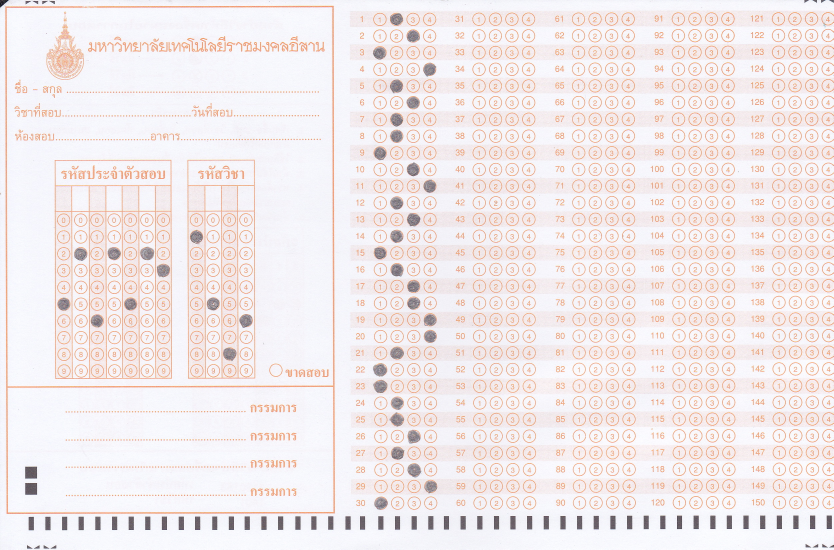
%> input picture file_project/test app/a3.jpg, 2500 x 1648 px (shown at 1/3 size)
$ octave answer1.m   (GNU Octave 9; MATLAB toolbox functions it lacks are replaced by stand-ins)
%> lines starting %> are read from the running program, lines starting %| are printed output that depends on the picture; in (x1, y1, x2, y2) boxes, pixels count from 0 and x2, y2 are one past the last pixel; in counts of white or black regions, pixels touching at a corner belong together; the program's own positions count from 1
clear all
close all
clc

I = imread('a3.jpg');
%> I is the input picture: size 1648x2500x3 uint8; mean R, G, B 242.3, 233.8, 234.4
figure(1), imshow(I), title('color');

J = rgb2gray(I);
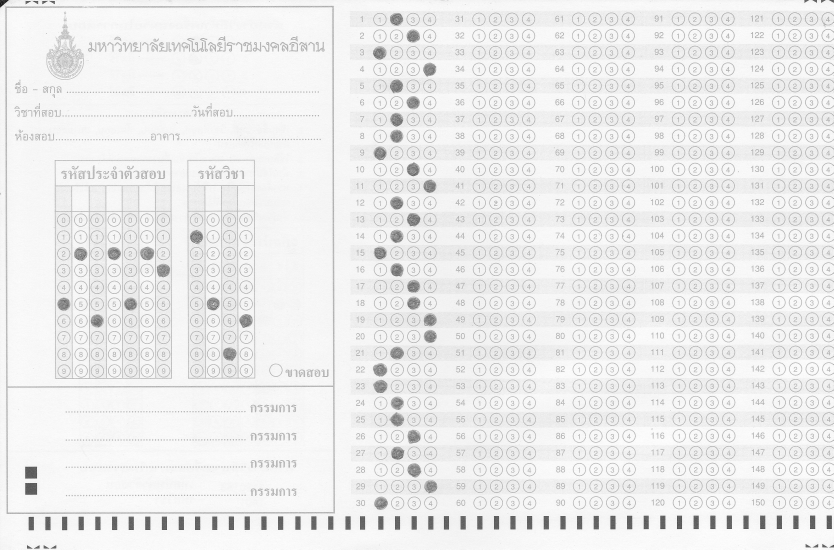
%> J: size 1648x2500 uint8 (shown at 1/3 size); min 1, max 255, mean 236.4
figure(2), imshow(J), title('gray');

K = im2bw(J);
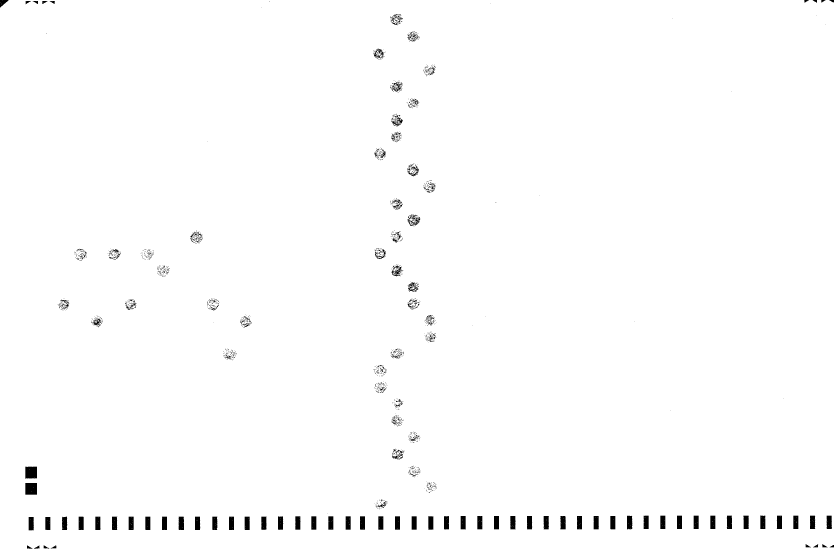
%> K: size 1648x2500 logical (shown at 1/3 size); 98.9% white; 1668 black regions (1494 under 20 px), largest, box (x1, y1, x2, y2) and area: (76, 1400, 111, 1436) 1226, (76, 1449, 111, 1484) 1223, (536, 1550, 552, 1590) 623
figure(3), imshow(K), title('bw');

L = 1-K;
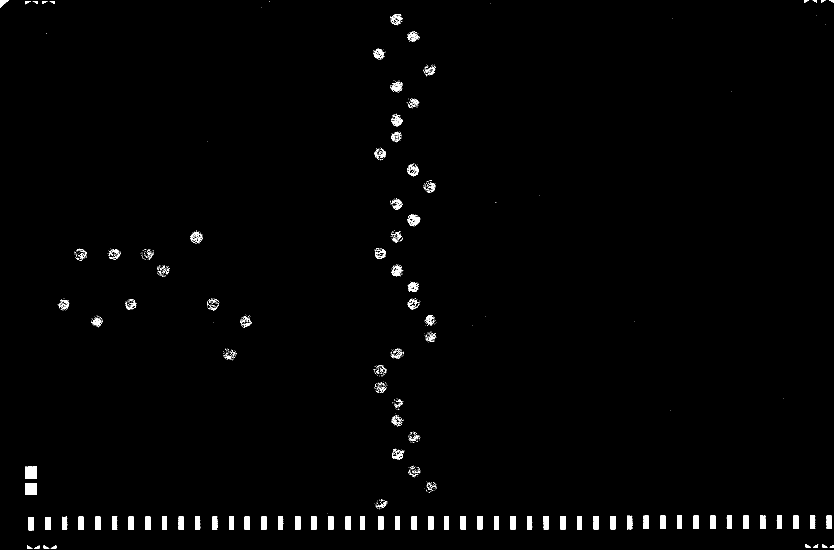
%> L: size 1648x2500 double (shown at 1/3 size); values 0 (black) and 1 (white), 1.1% white; 1668 white regions (1494 under 20 px), largest, box (x1, y1, x2, y2) and area: (76, 1400, 111, 1436) 1226, (76, 1449, 111, 1484) 1223, (536, 1550, 552, 1590) 623
figure(4), imshow(L), title('invert');

for i=0:4
%> this loop made 5 passes; what is shown inside it comes from the first
    for j = 0:4
%> this loop made 5 passes; what is shown inside it comes from the first
        W = L(1+(100*i):100*(i+1), 60+(53*j):60+(53*(j+1)));
        figure(5)
        subplot(5,5,i*5 + j+1 )
        imshow(W);
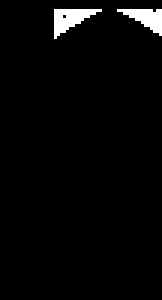
%> displayed picture: size 100x54, on the screen's scale of 0 to 255 (shown 3 times larger); 2.7% white; 2 white regions, box (x1, y1, x2, y2) and area: (18, 3, 34, 13) 79, (39, 3, 54, 12) 68
        count1 = sum(sum(W));
%> count1 = 147
        if count1 > 1000
            answer = 1;
        else
            answer = 0;
        end
        title(['white pixel =',num2str(count1),' answer=',num2str(answer)]);

    end
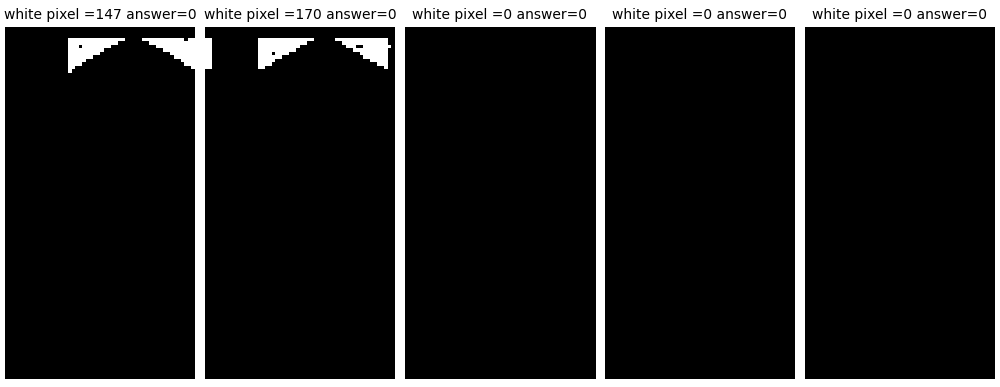
%> figure redrawn from the program's plot data, 5 panels
end
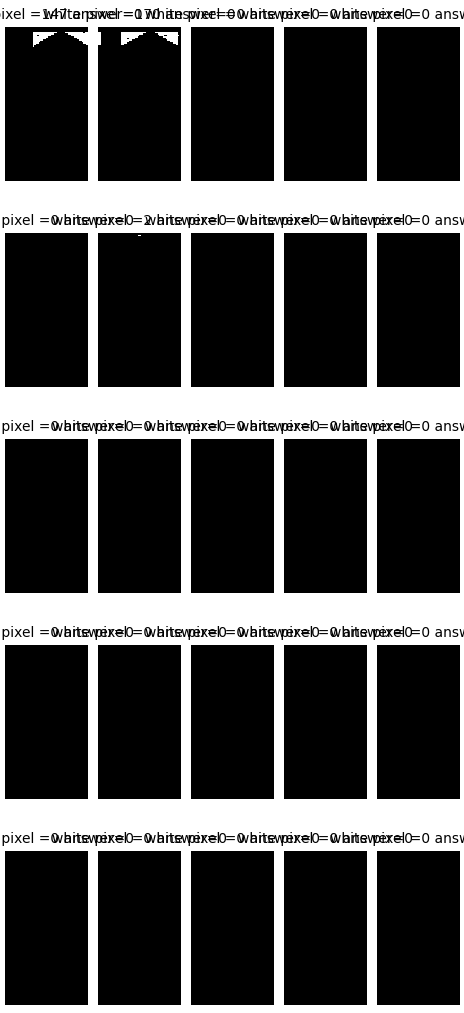
%> figure redrawn from the program's plot data, 25 panels
